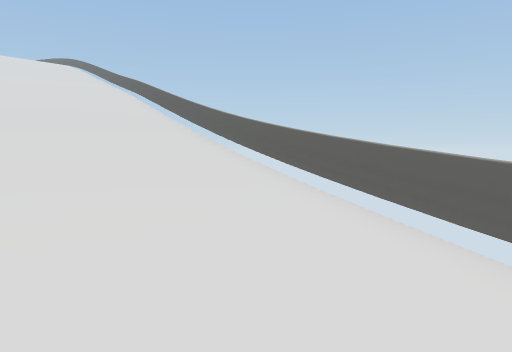
View 1 (above)

16 first-person views from a walk through a 3-D level made in the Unity game engine. The camera is 1.5 m above the floor, tilts 4° down and sees 70° across. The floor is counted in squares, 2 m on a side. Each view is taken from the middle of a square. On the plan, view 1 faces up. The plan holds only what a view shows up to about 11 squares ahead; the rest is blank. The place goes on beyond the plan. Some trees and plants on the terrain are drawn as simple stand-ins. Some surface patterns are stand-ins.

View 2
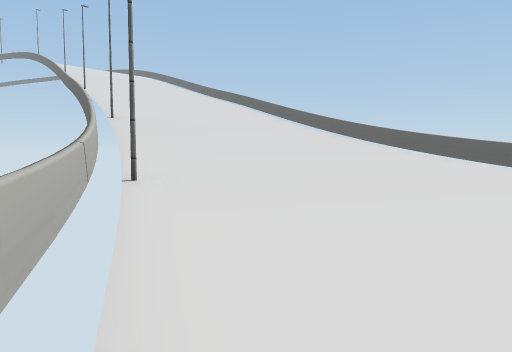

View 3
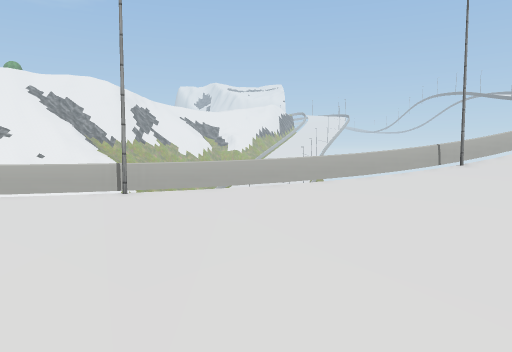

View 4
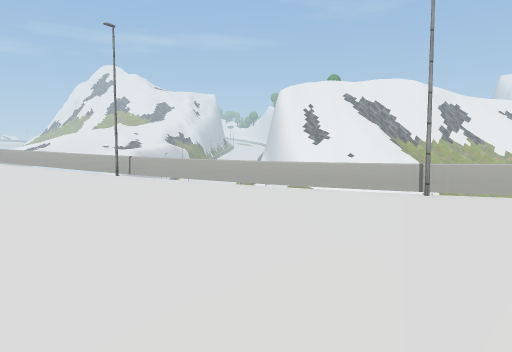

View 5
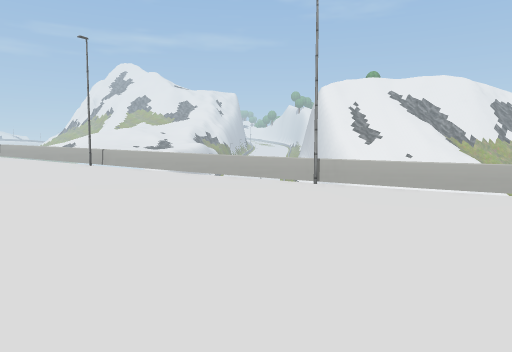

View 6
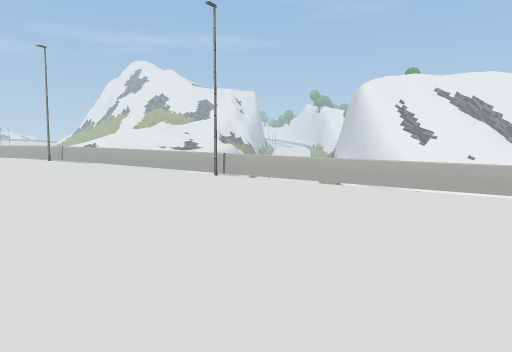

View 7
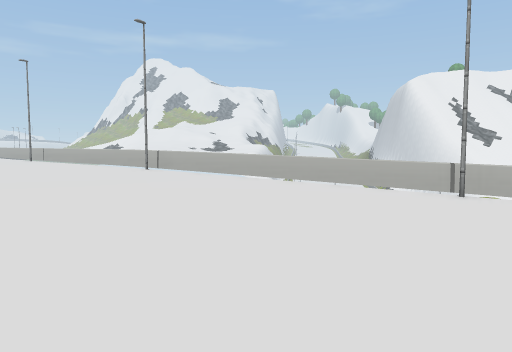

View 8
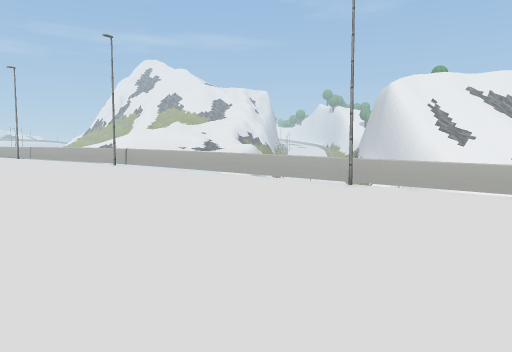

View 9
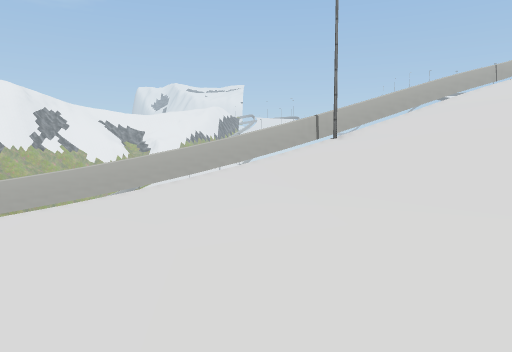

View 10
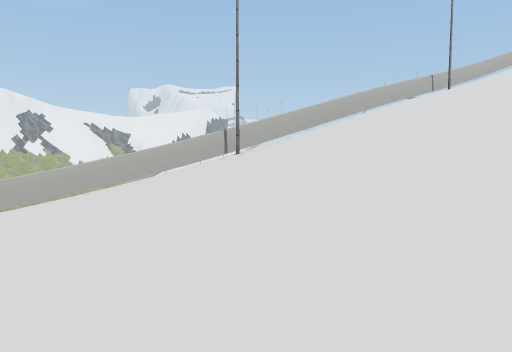

View 11
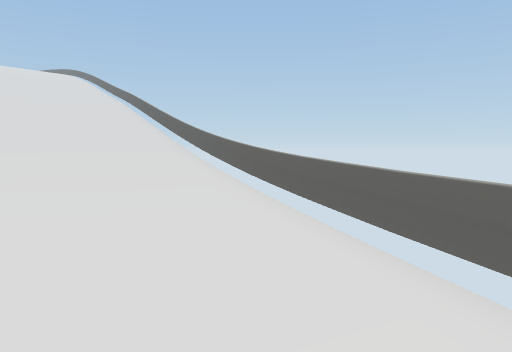

View 12
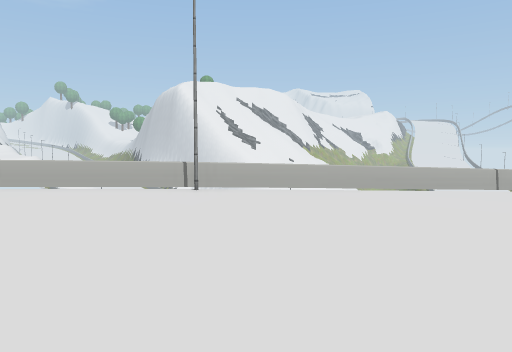

View 13
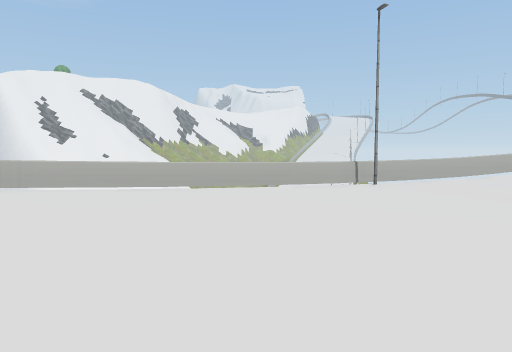

View 14
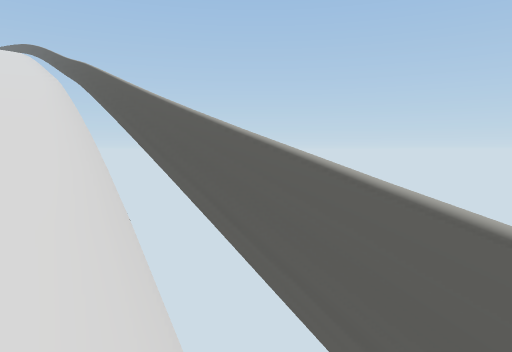

View 15
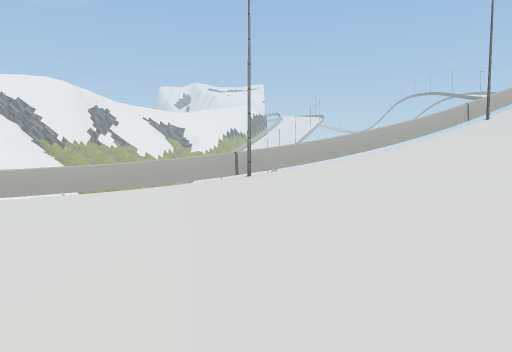

View 16
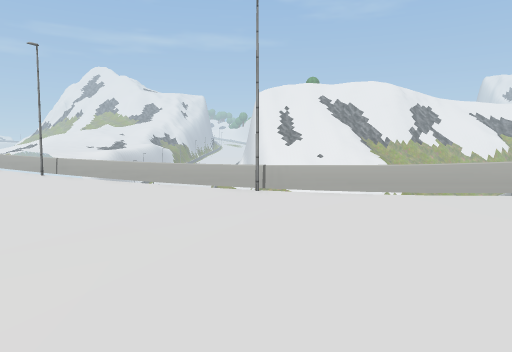

### Floor plan
Key: @ floor where view 1 was taken; # wall or solid block; . main floor; : floor 0.25 m higher than the main floor; + floor 0.5 m higher than the main floor; * floor 0.75 m higher than the main floor; % floor 1 m higher than the main floor; & floor 2 m higher than the main floor; $ floor 5.25 m higher than the main floor; / step, stairs or slope; = window, fence, low wall or low ledge.
Columns run from 12 left of view 1 to 9 right of it. Each row starts with its distance up from view 1.
 11 =/////////=
 10 ##////////##
  9  =$////////=#
  8  ##////////=#
  7   ##////////=
  6    =////////=#
  5    ##////////=
  4     =////////=
  3     =&///////##
  2     #=///////%=#
  1      =////////==
  0      #=/////@/+=
 -1      #=////+:::=#
 -2       =++:::::.==
 -3       #=:::.....=
 -4       #=........
 -5        =........
 -6        #=.......
 -7        ##.......
 -8         =.......
 -9         #=.......
-10         #=........
-11          =........
-12          =........
-13          #=.......
-14          #=.....:
-15           #.:::::::
-16           =::::::::
-17           #=::::+++
-18            =++++++++
-19            =++++++++
-20            =++++++++
-21            #=+++****
-22             #*******
-23             =*****%%
-24             =%%%%%%
-25             #=%%%%%
-26             #=%%%%%%
-27              =%%%%%%%
-28              =%%%%%%%%
-29              ##%%%%%%
-30              #=%%%%%
-31              #=%%%

Positions as (right, up) in squares from view 1, and headings:
1: (0, 0), facing up
2: (-4, -5), facing up
3: (3, -5), facing left
4: (3, -5), facing down-left
5: (5, -10), facing down-left
6: (6, -15), facing down-left
7: (7, -20), facing down-left
8: (7, -18), facing down-left
9: (-1, 5), facing left
10: (-1, 7), facing left
11: (2, -5), facing up
12: (9, -28), facing left
13: (5, -10), facing left
14: (-1, 7), facing up
15: (2, 0), facing left
16: (2, -2), facing down-left
